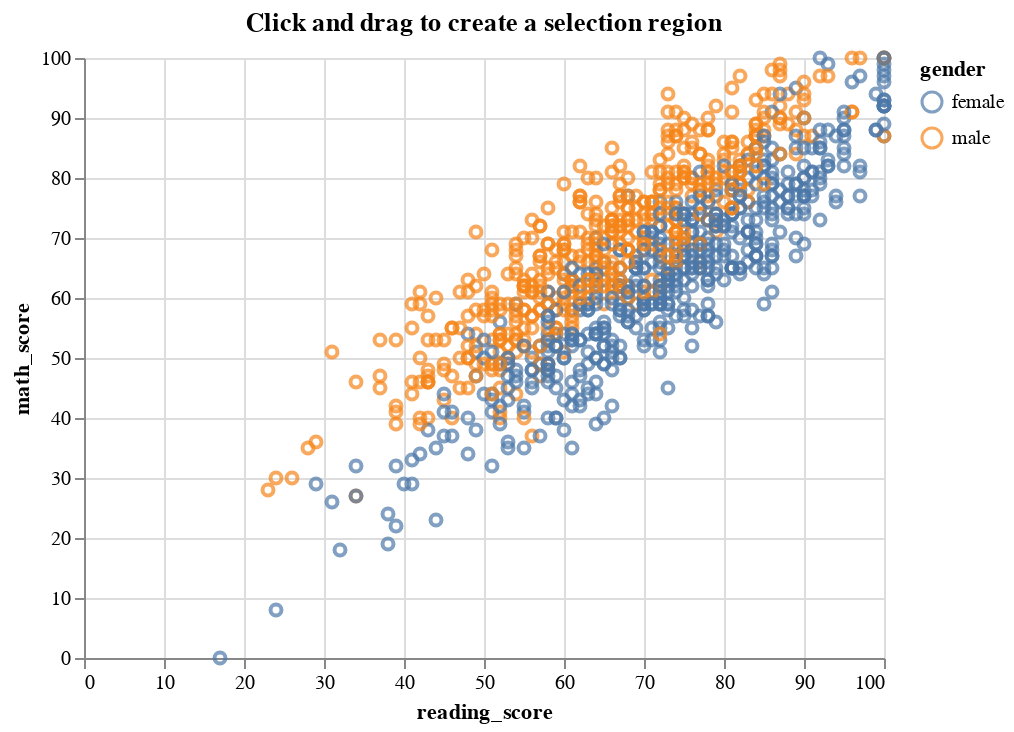

Source (notebook cell):
### Markdown cell above
## Scatter Plot and Horizonal Bar Plot

### Code cell
brush = alt.selection(type="interval")

points = (
    alt.Chart(df)
    .mark_point()
    .encode(
        x="reading_score:Q",
        y="math_score:Q",
        tooltip=["gender", "reading_score", "math_score"],
        color=alt.condition(brush, "gender:N", alt.value("lightgray")),
    )
    .add_selection(brush)
).properties(title="Click and drag to create a selection region")
points

### Figure 1 — Vega-Lite specification as saved in the notebook (floating-point values rounded to 4 significant figures; data arrays with more than 128 entries replaced by an {"elided": "..."} marker saying what was removed)
{"config": {"view": {"continuousWidth": 400, "continuousHeight": 300}}, "data": {"name": "data-d6c730ac972d41e3e69fe2b27dc7cf70"}, "mark": "point", "encoding": {"color": {"condition": {"type": "nominal", "field": "gender", "selection": "selector001"}, "value": "lightgray"}, "tooltip": [{"type": "nominal", "field": "gender"}, {"type": "quantitative", "field": "reading_score"}, {"type": "quantitative", "field": "math_score"}], "x": {"type": "quantitative", "field": "reading_score"}, "y": {"type": "quantitative", "field": "math_score"}}, "selection": {"selector001": {"type": "interval"}}, "title": "Click and drag to create a selection region", "$schema": "https://vega.github.io/schema/vega-lite/v4.8.1.json", "datasets": {"data-d6c730ac972d41e3e69fe2b27dc7cf70": {"elided": "1000 records"}}}
